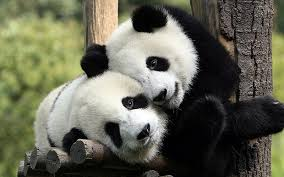
#> input picture pro1/pack1/panda.jpeg, 284 x 177 px
$ python ex18opencv.py
#> lines starting #> are read from the running program, lines starting #| are printed output that depends on the picture
#opencv(computer vision)

import cv2
print(cv2.__version__)

img1 = cv2.imread('panda.jpeg')
#> img1 is the input picture: shape (177, 284, 3); mean B, G, R 84.4, 101.4, 100.7
print(type(img1))
#| <class 'numpy.ndarray'>

cv2.imshow('image test', img1)
cv2.waitKey()
cv2.destroyAllWindows()

print('end')

#다른 이름으로 저장
cv2.imwrite('panda2.jpeg', img1)
cv2.imwrite('panda3.jpeg', img1, [cv2.IMWRITE_JPEG_QUALITY, 10]) #quality 낮음 -> 메모리 덜 씀

#이미지 크기 조정
img2 = cv2.resize(img1, (300, 100), interpolation=cv2.INTER_AREA)
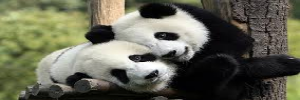
#> img2: shape (100, 300, 3); mean B, G, R 84.3, 101.4, 100.7
cv2.imwrite('panda3.jpeg', img2)
#이미지 밝기 조정
#이미지 상하좌우 회전
#특정 영역 자르기

$ run again, with pro1/pack1/animal.jpeg copied over pro1/pack1/panda.jpeg
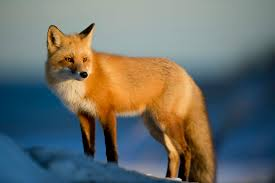
#> input picture pro1/pack1/animal.jpeg, 275 x 183 px
#> img1 is the input picture: shape (183, 275, 3); mean B, G, R 105.8, 111.2, 107.2
#| <class 'numpy.ndarray'>
#> `img2 = cv2.resize(img1, (300, 100), interpolation=cv2.INTER_AREA)`:
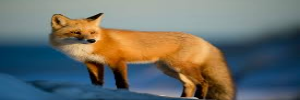
#> img2: shape (100, 300, 3); mean B, G, R 105.8, 111.1, 107.2
